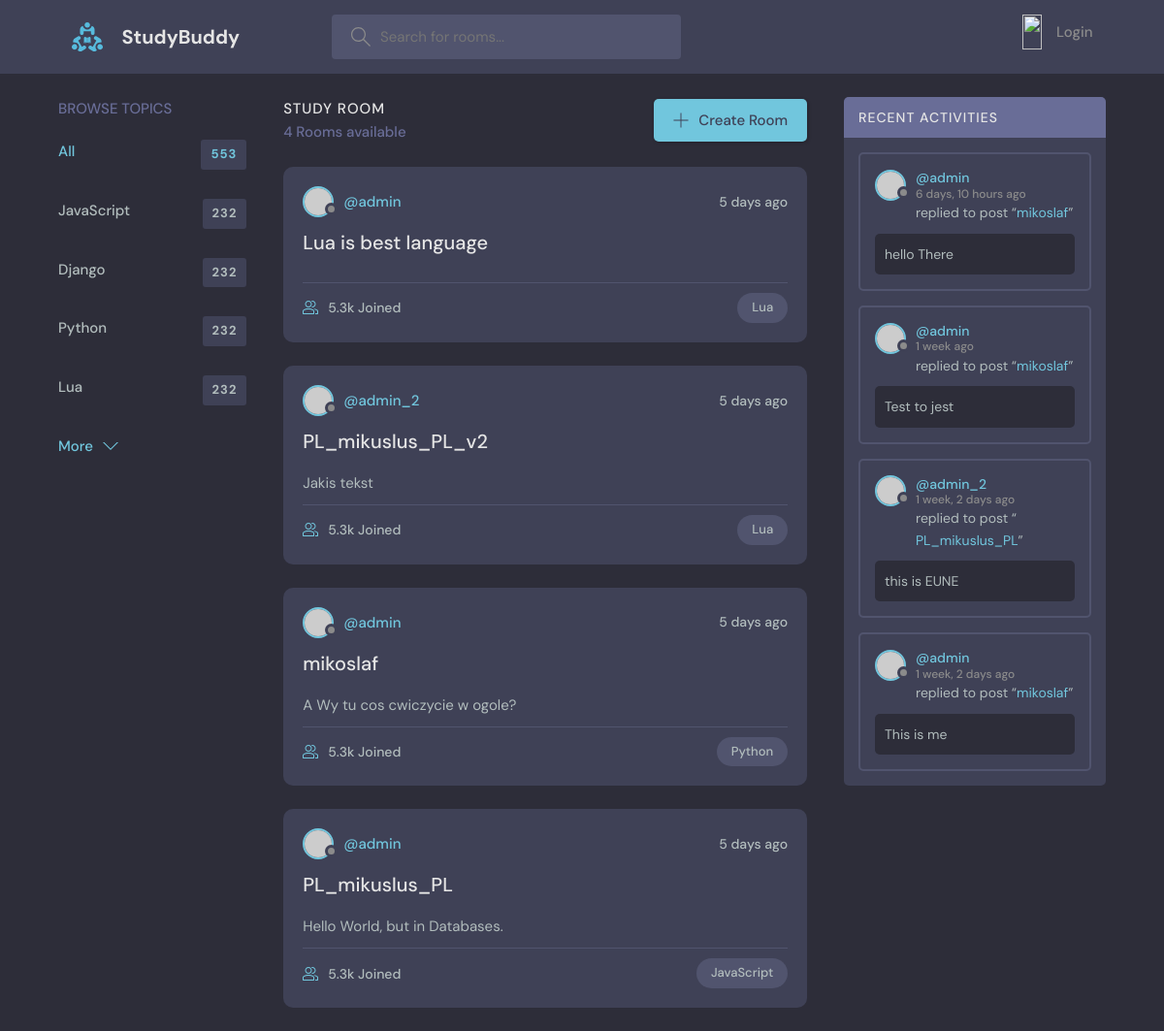
/, run on an earlier commit of the app's database.
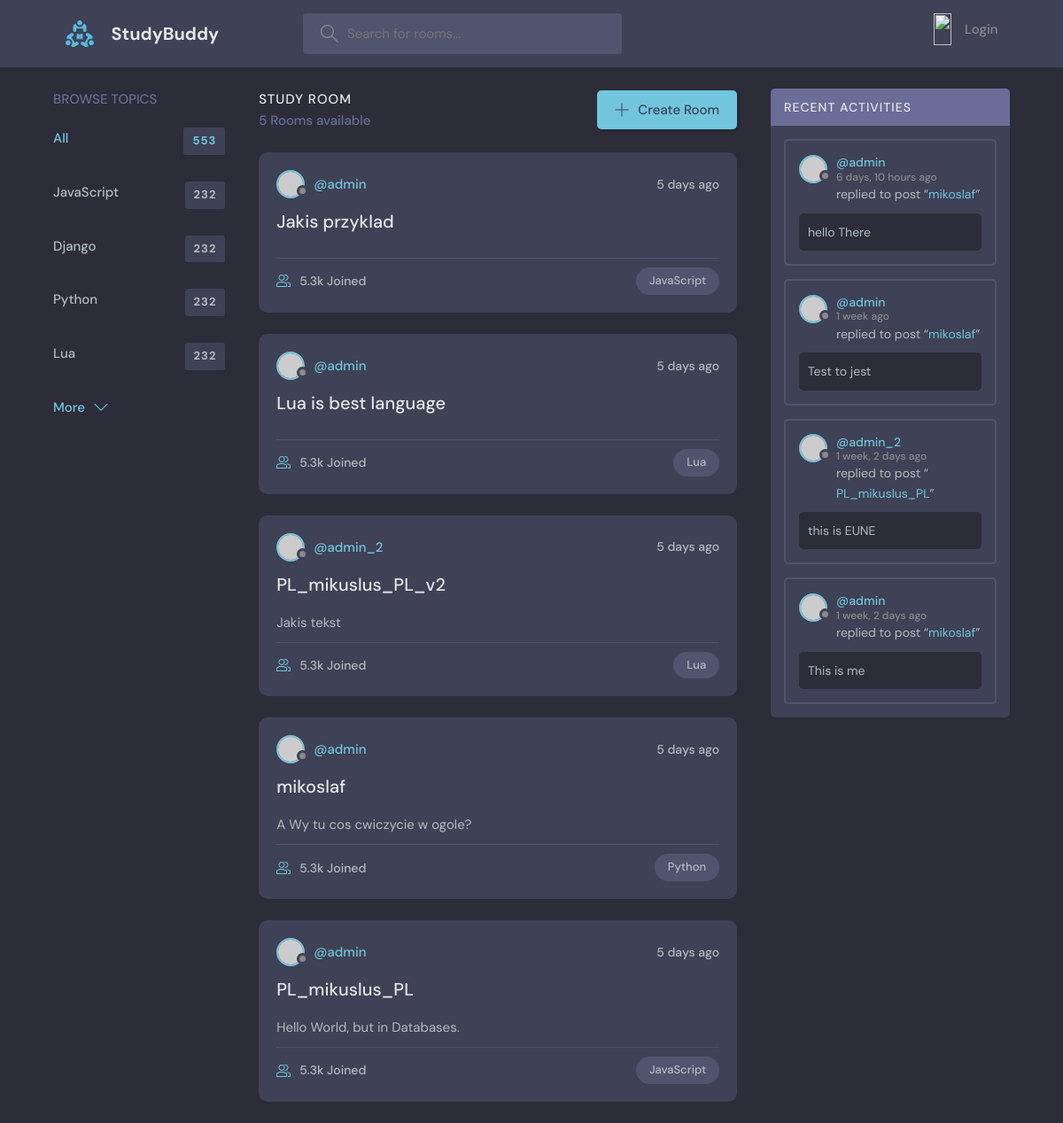
And on a later commit of the database.
### base/models.py (models this page shows)
class Topic(models.Model):
    name = models.CharField(max_length=200)
    def __str__(self):
        return self.name

class Room(models.Model):
    host = models.ForeignKey(User, on_delete=models.SET_NULL, null=True)
    topic = models.ForeignKey(Topic, on_delete=models.SET_NULL, null=True)
    name = models.CharField(max_length=200)
    description = models.TextField(null=True, blank=True)
    participants = models.ManyToManyField(User, related_name='paricipants', blank=True)
    updated = models.DateField(auto_now=True)
    created = models.DateField(auto_now_add=True)
    class Meta:
        ordering = ['-updated', '-created'] # Domyślne Order BY w klasie, pierwszy ma priorytet, opcjonalnie drugi
    def __str__(self):
        return str(self.name)

class Message(models.Model):
    user = models.ForeignKey(User, on_delete=models.CASCADE)
    room = models.ForeignKey(Room, on_delete=models.CASCADE) # Zapis oznacza to, że gdy Room zostanie usuniety to to też zostanie|SET_NULL zamiast usunięcia zostanie dane NULL
    body = models.TextField()
    updated = models.DateField(auto_now=True)
    created = models.DateField(auto_now_add=True)
    def __str__(self):
        return self.body[0:50]

### base/views.py (the view)
# urls.py: path("", views.home, name="home"),
def home(request):
    q = request.GET.get('q') if request.GET.get('q') != None else ''  # pobieramy zmienna z linku
    lista = Room.objects.filter(
        Q(topic__name__icontains = q) | # & == and, | == or
        Q(name__icontains = q) |
        Q(description__icontains = q)
        ) # Podczas zapytań do bd zamist . używa się __ chyba | icontains dodajce coś w stylu LIKE "%cos%"
    topic = Topic.objects.all()
    rooms_count = lista.count()
    room_messages = Message.objects.filter(Q(room__topic__name__icontains=q)).order_by('-created')
    context =  {'name': 'Start', 'lista': lista, 'topics': topic, 'room_count': rooms_count, 'room_messages': room_messages}
    return render(request, "home.html", context)

### templates/home.html (shortened to what this page needs)
{% extends 'main.html' %}
{% block content %}
  <main class="layout layout--3">
    <div class="container">
        {% include 'topics_component.html' %}
        {% include 'feed_component.html' %}
        {% include 'activity_component.html' %}
    </div>
  </main>
{% endblock content %}

### templates/topics_component.html
<div class="topics">
  <div class="topics__header">
    <h2>Browse Topics</h2>
  </div>
  <ul class="topics__list">
    <li>
      <a href="{% url 'home' %}" class="active">All <span>553</span></a>
    </li>
    {% for topic in topics %}
        <li>
            <a href="{% url 'home' %}?q={{topic.name}}">{{topic}} <span>232</span></a>
        </li>
    {% endfor %}
  </ul>
  <a class="btn btn--link" href="topics.html">
    More
    <svg
      version="1.1"
      xmlns="http://www.w3.org/2000/svg"
      width="32"
      height="32"
      viewBox="0 0 32 32"
    >
      <title>chevron-down</title>
      <path d="M16 21l-13-13h-3l16 16 16-16h-3l-13 13z"></path>
    </svg>
  </a>
</div>

### templates/feed_component.html (shortened to what this page needs)
<div class="roomList">
    <div class="roomList__header">
      <div>
        <h2>Study Room</h2>
        <p>{{room_count}} Rooms available</p>
      </div>
      <a class="btn btn--main" href="{% url 'create-room'%}">
        <svg version="1.1" xmlns="http://www.w3.org/2000/svg" width="32" height="32" viewBox="0 0 32 32">
          <title>add</title>
          <path
            d="M16.943 0.943h-1.885v14.115h-14.115v1.885h14.115v14.115h1.885v-14.115h14.115v-1.885h-14.115v-14.115z"
          ></path>
        </svg>
        Create Room
      </a>
    </div>
    {% for list in lista %}
        <div class="roomListRoom">
        <div class="roomListRoom__header">
            <a href="{% url 'user-profile' list.host.id %}" class="roomListRoom__author">
            <div class="avatar avatar--small">
                <img src="https://randomuser.me/api/portraits/women/11.jpg" />
            </div>
            <span>@{{list.host.username}}</span>
            </a>
            <div class="roomListRoom__actions">
            <span>5 days ago</span>
            </div>
        </div>
        <div class="roomListRoom__content">
            <a href="{% url 'list' list.id %}">{{list.name}}</a>
            <p>
                {{list.description}}
            </p>
        </div>
        <div class="roomListRoom__meta">
            <a href="room.html" class="roomListRoom__joined">
            5.3k Joined
            </a>
            <p class="roomListRoom__topic">{{list.topic}}</p>
        </div>
        </div>
    {% endfor %}
  </div>

### templates/activity_component.html (shortened to what this page needs)
<div class="activities">
    <div class="activities__header">
      <h2>Recent Activities</h2>
    </div>
    {% for message in room_messages %}
        <div class="activities__box">
        <div class="activities__boxHeader roomListRoom__header">
            <a href="{% url 'user-profile' message.user.id %}" class="roomListRoom__author">
            <div class="avatar avatar--small">
                <img src="https://randomuser.me/api/portraits/women/11.jpg" />
            </div>
            <p>
                @{{message.user}}
                <span>{{message.created|timesince}} ago</span>
            </p>
            </a>
        </div>
        <div class="activities__boxContent">
            <p>replied to post “<a href="{% url 'list' message.room.id %}">{{message.room}}</a>”</p>
            <div class="activities__boxRoomContent">
                {{message}}
            </div>
        </div>
        </div>
    {% endfor %}
  </div>

What changed in the data, as far as the page shows it:
added Room: host.username "admin", name "Jakis przyklad", topic "JavaScript"
Also different on the page:
{{ room_count }}: "4" → "5"
